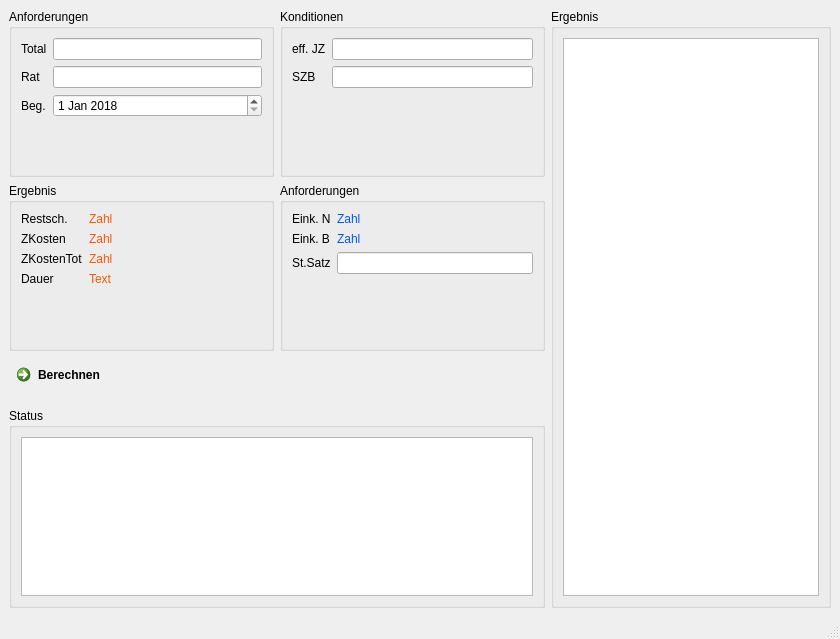
<?xml version="1.0" encoding="UTF-8"?>
<ui version="4.0">
 <class>MainWindow</class>
 <widget class="QMainWindow" name="MainWindow">
  <property name="geometry">
   <rect>
    <x>0</x>
    <y>0</y>
    <width>840</width>
    <height>639</height>
   </rect>
  </property>
  <property name="windowTitle">
   <string>MainWindow</string>
  </property>
  <widget class="QWidget" name="centralwidget">
   <layout class="QGridLayout" name="gridLayout_2">
    <item row="1" column="0">
     <widget class="QGroupBox" name="groupBox_5">
      <property name="title">
       <string>Ergebnis</string>
      </property>
      <layout class="QFormLayout" name="formLayout_2">
       <item row="0" column="0">
        <widget class="QLabel" name="label_8">
         <property name="text">
          <string>Restsch.</string>
         </property>
        </widget>
       </item>
       <item row="0" column="1">
        <widget class="QLabel" name="labelRestschuld">
         <property name="styleSheet">
          <string notr="true">font: 75 12pt &quot;Courier New&quot;;
color: rgb(255, 85, 0);</string>
         </property>
         <property name="text">
          <string>Zahl</string>
         </property>
        </widget>
       </item>
       <item row="1" column="0">
        <widget class="QLabel" name="label_9">
         <property name="text">
          <string>ZKosten</string>
         </property>
        </widget>
       </item>
       <item row="1" column="1">
        <widget class="QLabel" name="labelZKosten">
         <property name="styleSheet">
          <string notr="true">font: 75 12pt &quot;Courier New&quot;;
color: rgb(255, 85, 0);</string>
         </property>
         <property name="text">
          <string>Zahl</string>
         </property>
        </widget>
       </item>
       <item row="2" column="0">
        <widget class="QLabel" name="label_2">
         <property name="text">
          <string>ZKostenTot</string>
         </property>
        </widget>
       </item>
       <item row="2" column="1">
        <widget class="QLabel" name="labelZKostenTotal">
         <property name="styleSheet">
          <string notr="true">font: 75 12pt &quot;Courier New&quot;;
color: rgb(255, 85, 0);</string>
         </property>
         <property name="text">
          <string>Zahl</string>
         </property>
        </widget>
       </item>
       <item row="3" column="0">
        <widget class="QLabel" name="label_4">
         <property name="text">
          <string>Dauer</string>
         </property>
        </widget>
       </item>
       <item row="3" column="1">
        <widget class="QLabel" name="labelDauer">
         <property name="styleSheet">
          <string notr="true">font: 75 12pt &quot;Courier New&quot;;
color: rgb(255, 85, 0);</string>
         </property>
         <property name="text">
          <string>Text</string>
         </property>
        </widget>
       </item>
      </layout>
     </widget>
    </item>
    <item row="3" column="0" colspan="2">
     <widget class="QGroupBox" name="groupBox_4">
      <property name="maximumSize">
       <size>
        <width>16777215</width>
        <height>200</height>
       </size>
      </property>
      <property name="title">
       <string>Status</string>
      </property>
      <layout class="QVBoxLayout" name="verticalLayout_2">
       <item>
        <widget class="QTextBrowser" name="textBrowserStatus"/>
       </item>
      </layout>
     </widget>
    </item>
    <item row="1" column="1">
     <widget class="QGroupBox" name="groupBox_2">
      <property name="title">
       <string>Anforderungen</string>
      </property>
      <layout class="QFormLayout" name="formLayout_3">
       <property name="fieldGrowthPolicy">
        <enum>QFormLayout::AllNonFixedFieldsGrow</enum>
       </property>
       <item row="0" column="0">
        <widget class="QLabel" name="label_7">
         <property name="text">
          <string>Eink. N</string>
         </property>
        </widget>
       </item>
       <item row="0" column="1">
        <widget class="QLabel" name="labelNetto">
         <property name="styleSheet">
          <string notr="true">color: rgb(0, 85, 255);
font: 75 12pt &quot;Courier New&quot;;</string>
         </property>
         <property name="text">
          <string>Zahl</string>
         </property>
        </widget>
       </item>
       <item row="1" column="0">
        <widget class="QLabel" name="label_6">
         <property name="text">
          <string>Eink. B</string>
         </property>
        </widget>
       </item>
       <item row="1" column="1">
        <widget class="QLabel" name="labelBrutto">
         <property name="styleSheet">
          <string notr="true">color: rgb(0, 85, 255);
font: 75 12pt &quot;Courier New&quot;;</string>
         </property>
         <property name="text">
          <string>Zahl</string>
         </property>
        </widget>
       </item>
       <item row="2" column="0">
        <widget class="QLabel" name="label">
         <property name="text">
          <string>St.Satz</string>
         </property>
        </widget>
       </item>
       <item row="2" column="1">
        <widget class="QLineEdit" name="lineEditSteuer"/>
       </item>
      </layout>
     </widget>
    </item>
    <item row="0" column="0">
     <widget class="QGroupBox" name="groupBox">
      <property name="title">
       <string>Anforderungen</string>
      </property>
      <layout class="QFormLayout" name="formLayout">
       <item row="0" column="0">
        <widget class="QLabel" name="labelTotal">
         <property name="text">
          <string>Total</string>
         </property>
        </widget>
       </item>
       <item row="0" column="1">
        <widget class="QLineEdit" name="lineEditTotal"/>
       </item>
       <item row="1" column="0">
        <widget class="QLabel" name="label_5">
         <property name="text">
          <string>Rat</string>
         </property>
        </widget>
       </item>
       <item row="1" column="1">
        <widget class="QLineEdit" name="lineEditRate"/>
       </item>
       <item row="2" column="0">
        <widget class="QLabel" name="label_3">
         <property name="text">
          <string>Beg.</string>
         </property>
        </widget>
       </item>
       <item row="2" column="1">
        <widget class="QDateEdit" name="dateEditBeginn">
         <property name="dateTime">
          <datetime>
           <hour>0</hour>
           <minute>0</minute>
           <second>0</second>
           <year>2018</year>
           <month>1</month>
           <day>1</day>
          </datetime>
         </property>
        </widget>
       </item>
      </layout>
     </widget>
    </item>
    <item row="0" column="4" rowspan="4">
     <widget class="QGroupBox" name="groupBox_3">
      <property name="title">
       <string>Ergebnis</string>
      </property>
      <layout class="QVBoxLayout" name="verticalLayout">
       <item>
        <widget class="QTableView" name="tableViewZRechner"/>
       </item>
      </layout>
     </widget>
    </item>
    <item row="0" column="1">
     <widget class="QGroupBox" name="groupBox_6">
      <property name="title">
       <string>Konditionen</string>
      </property>
      <layout class="QFormLayout" name="formLayout_4">
       <item row="0" column="0">
        <widget class="QLabel" name="labelJZ">
         <property name="text">
          <string>eff. JZ</string>
         </property>
        </widget>
       </item>
       <item row="0" column="1">
        <widget class="QLineEdit" name="lineEditJZ"/>
       </item>
       <item row="1" column="0">
        <widget class="QLabel" name="labelSZB">
         <property name="text">
          <string>SZB</string>
         </property>
        </widget>
       </item>
       <item row="1" column="1">
        <widget class="QLineEdit" name="lineEditSZB"/>
       </item>
      </layout>
     </widget>
    </item>
    <item row="0" column="3">
     <layout class="QGridLayout" name="gridLayout"/>
    </item>
    <item row="2" column="0" colspan="2">
     <widget class="QCommandLinkButton" name="commandLinkButtonBerechnen">
      <property name="maximumSize">
       <size>
        <width>16777215</width>
        <height>45</height>
       </size>
      </property>
      <property name="text">
       <string>Berechnen</string>
      </property>
     </widget>
    </item>
   </layout>
  </widget>
  <widget class="QMenuBar" name="menubar">
   <property name="geometry">
    <rect>
     <x>0</x>
     <y>0</y>
     <width>840</width>
     <height>21</height>
    </rect>
   </property>
  </widget>
  <widget class="QStatusBar" name="statusbar"/>
 </widget>
 <resources/>
 <connections/>
</ui>
